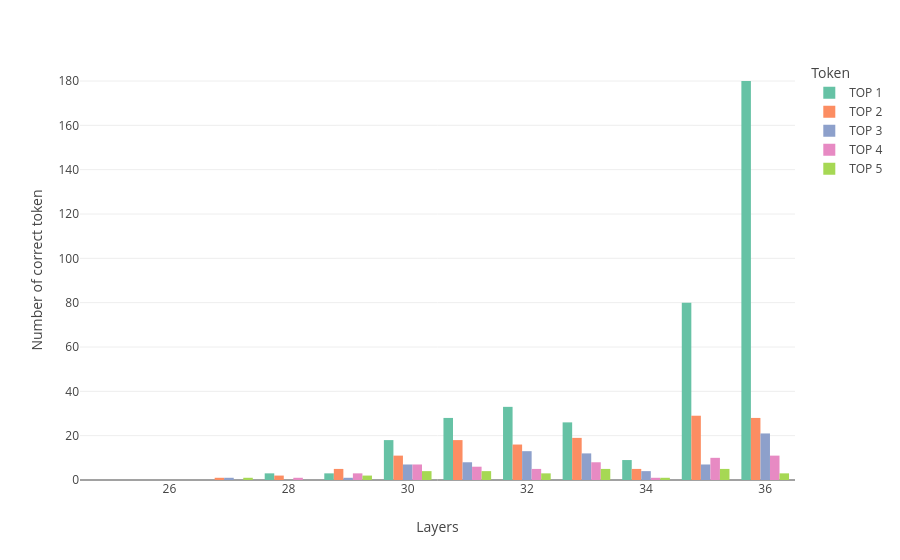

The notebook cell this image was saved under:
### Code cell
plot_topk_analysis(data, layers, top_k)

### Figure 1 — Plotly figure (JSON) as saved in the notebook; plotly's stock layout.template omitted (floating-point values rounded to 4 significant figures)
{"data": [{"alignmentgroup": "True", "hovertemplate": "Token=TOP 1<br>Layers=%{x}<br>Number of correct token=%{y}<extra></extra>", "legendgroup": "TOP 1", "marker": {"color": "rgb(102,194,165)", "pattern": {"shape": ""}}, "name": "TOP 1", "offsetgroup": "TOP 1", "orientation": "v", "showlegend": true, "textposition": "auto", "type": "bar", "x": [25, 26, 27, 28, 29, 30, 31, 32, 33, 34, 35, 36], "xaxis": "x", "y": [0.0, 0.0, 0.0, 3.0, 3.0, 18.0, 28.0, 33.0, 26.0, 9.0, 80.0, 180.0], "yaxis": "y"}, {"alignmentgroup": "True", "hovertemplate": "Token=TOP 2<br>Layers=%{x}<br>Number of correct token=%{y}<extra></extra>", "legendgroup": "TOP 2", "marker": {"color": "rgb(252,141,98)", "pattern": {"shape": ""}}, "name": "TOP 2", "offsetgroup": "TOP 2", "orientation": "v", "showlegend": true, "textposition": "auto", "type": "bar", "x": [25, 26, 27, 28, 29, 30, 31, 32, 33, 34, 35, 36], "xaxis": "x", "y": [0.0, 0.0, 1.0, 2.0, 5.0, 11.0, 18.0, 16.0, 19.0, 5.0, 29.0, 28.0], "yaxis": "y"}, {"alignmentgroup": "True", "hovertemplate": "Token=TOP 3<br>Layers=%{x}<br>Number of correct token=%{y}<extra></extra>", "legendgroup": "TOP 3", "marker": {"color": "rgb(141,160,203)", "pattern": {"shape": ""}}, "name": "TOP 3", "offsetgroup": "TOP 3", "orientation": "v", "showlegend": true, "textposition": "auto", "type": "bar", "x": [25, 26, 27, 28, 29, 30, 31, 32, 33, 34, 35, 36], "xaxis": "x", "y": [0.0, 0.0, 1.0, 0.0, 1.0, 7.0, 8.0, 13.0, 12.0, 4.0, 7.0, 21.0], "yaxis": "y"}, {"alignmentgroup": "True", "hovertemplate": "Token=TOP 4<br>Layers=%{x}<br>Number of correct token=%{y}<extra></extra>", "legendgroup": "TOP 4", "marker": {"color": "rgb(231,138,195)", "pattern": {"shape": ""}}, "name": "TOP 4", "offsetgroup": "TOP 4", "orientation": "v", "showlegend": true, "textposition": "auto", "type": "bar", "x": [25, 26, 27, 28, 29, 30, 31, 32, 33, 34, 35, 36], "xaxis": "x", "y": [0.0, 0.0, 0.0, 1.0, 3.0, 7.0, 6.0, 5.0, 8.0, 1.0, 10.0, 11.0], "yaxis": "y"}, {"alignmentgroup": "True", "hovertemplate": "Token=TOP 5<br>Layers=%{x}<br>Number of correct token=%{y}<extra></extra>", "legendgroup": "TOP 5", "marker": {"color": "rgb(166,216,84)", "pattern": {"shape": ""}}, "name": "TOP 5", "offsetgroup": "TOP 5", "orientation": "v", "showlegend": true, "textposition": "auto", "type": "bar", "x": [25, 26, 27, 28, 29, 30, 31, 32, 33, 34, 35, 36], "xaxis": "x", "y": [0.0, 0.0, 1.0, 0.0, 2.0, 4.0, 4.0, 3.0, 5.0, 1.0, 5.0, 3.0], "yaxis": "y"}], "layout": {"barmode": "group", "legend": {"title": {"text": "Token"}, "tracegroupgap": 0}, "margin": {"t": 60}, "xaxis": {"anchor": "y", "domain": [0, 1], "title": {"text": "Layers"}}, "yaxis": {"anchor": "x", "domain": [0, 1], "title": {"text": "Number of correct token"}}}}
